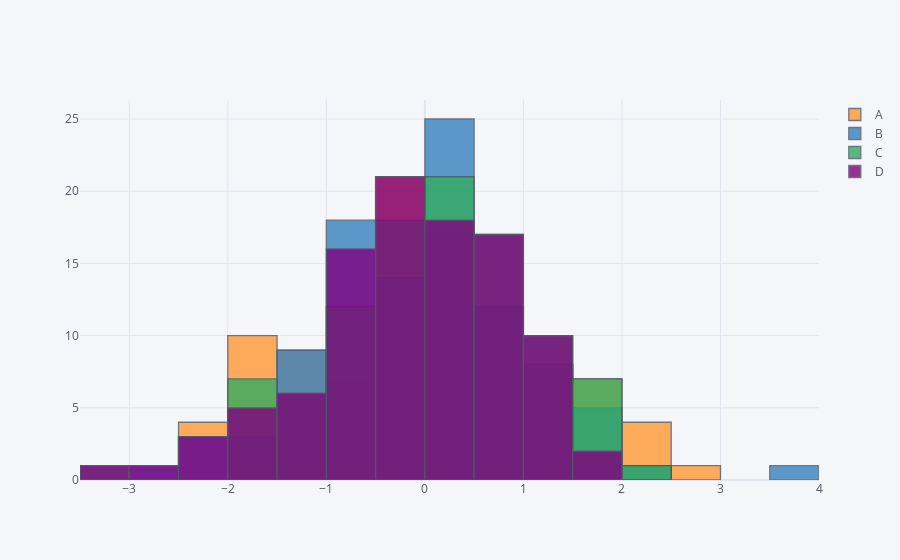

The cell this chart's notebook holds for it:
### Code cell
df.iplot(kind = 'hist',bins = 25, )
